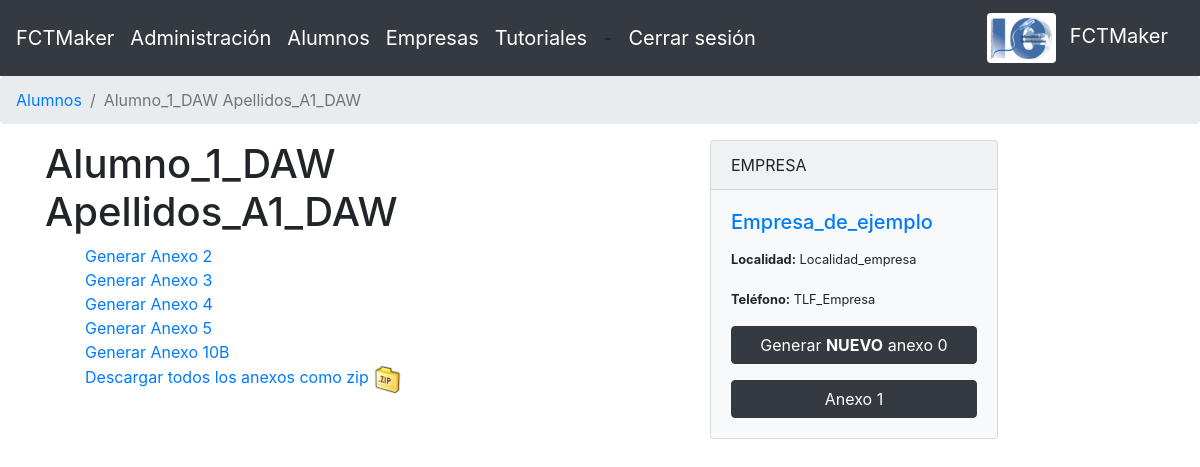
Screenshot of /fct/historico/1/ (signed in) with the database file from the repository.
### fct/models.py (models this page shows, shortened)
@python_2_unicode_compatible
class Historico_Alumno_Curso(models.Model):
    alumno = models.ForeignKey(Alumno,null=True, on_delete=models.PROTECT)
    curso = models.ForeignKey(Curso,null=True, on_delete=models.PROTECT)
    empresa = models.ForeignKey(Datos_Empresa,null=True, on_delete=models.PROTECT)

@python_2_unicode_compatible
class Alumno(models.Model):
    nombre_alumno = models.CharField(max_length=200)
    apellidos_alumno = models.CharField(max_length=200)
    dni_alumno = models.CharField(max_length=20)
    correo_alumno = models.CharField(max_length=60)

@python_2_unicode_compatible
class Datos_Empresa(models.Model):
    numero_convenio = models.CharField(max_length=200)
    fecha_convenio =  models.DateField('Fecha firma convenio', default=now, blank=True )
    nombre_representante = models.CharField(max_length=200)
    apellidos_representante = models.CharField(max_length=200)
    nombre_tutor_empresa = models.CharField(max_length=200)
    apellidos_tutor_empresa = models.CharField(max_length=200)
    dni_representante = models.CharField(max_length=20)
    nombre_empresa = models.CharField(max_length=200)
    localidad_empresa = models.CharField(max_length=200)
    provincia_empresa = models.CharField(max_length=200)
    calle_empresa = models.CharField(max_length=250)
    cod_postal_empresa = models.CharField(max_length=200)
    cif_empresa = models.CharField(max_length=50)
    telefono_empresa = models.CharField(max_length=50)
    fax_empresa = models.CharField(max_length=50)
    correo_empresa = models.CharField(max_length=200)
    horario_empresa = models.CharField(max_length=250, default='No hay información disponible')

### fct/views.py (the view)
# urls.py: url(r'^historico/(?P<historico_id>[0-9]+)/$',views.historico_detalles, name='detalles_historico') ,
def historico_detalles(request, historico_id):
    historico = get_object_or_404(Historico_Alumno_Curso, pk=historico_id)
    context= {'historico':historico}
    return render(request, 'fct/historico/detallesHistorico.html', context)

### fct/templates/fct/historico/detallesHistorico.html
{% extends 'base/base.html' %}
{% load static %}
{% block content%}
    {% if not user.is_superuser %}
        {%  include 'base/needLoginSuperUser.html' %}
    {%  else %}
        <nav aria-label="breadcrumb">
            <ol class="breadcrumb">
                <li class="breadcrumb-item active"><a href="/fct/">Alumnos</a></li>
                <li class="breadcrumb-item active" aria-current="page">{{ historico.alumno.nombre_alumno }} {{ historico.alumno.apellidos_alumno }}</li>
            </ol>
        </nav>
        <div class="container">
        <div class="row">
            <div class="col-6">
                <h1 class="" >{{ historico.alumno.nombre_alumno }} {{ historico.alumno.apellidos_alumno }}</h1>
                <ul class="listaDetallesAlumno">
                    <li><a href="/fct/historico/{{ historico.id }}/anexo2">Generar Anexo 2</a></li>
                    <li><a href="/fct/historico/{{ historico.id }}/anexo3">Generar Anexo 3</a></li>
                    <li><a href="/fct/historico/{{ historico.id }}/anexo4">Generar Anexo 4</a></li>
                    <li><a href="/fct/historico/{{ historico.id }}/anexo5">Generar Anexo 5</a></li>
                    <li><a href="/fct/historico/{{ historico.id }}/anexo10B">Generar Anexo 10B</a></li>
                    <li><a href="/fct/historico/{{ historico.id }}/completo">Descargar todos los anexos como zip <img style="width:30px;" src="{% static 'Images/Icons/folder_zip.png' %}"></a></li>
                </ul>
            </div>
            <div class="col-4 offset-md-1">
                <div class="card bg-light mb-3" style="max-width: 18rem;">
                    <div class="card-header">EMPRESA</div>
                    <div class="card-body">
                        <a href="/fct/empresa/{{ historico.empresa.id }}">
                            <h5 class="card-title">{{ historico.empresa.nombre_empresa }}</h5>
                        </a>
                        <p class="card-text">
                            <small><strong>Localidad:</strong> {{ historico.empresa.localidad_empresa }}</small>
                        </p>
                        <p class="card-text">
                            <small><strong>Teléfono:</strong> {{ historico.empresa.telefono_empresa }}</small>
                        </p>
                        <p>
                            <a class="btn btn-dark w-100" href="/fct/empresa/{{ historico.empresa.id }}/anexo0">Generar <b>NUEVO</b>  anexo 0</a><br>
                        </p>
                        <a class="btn btn-dark w-100" href="/fct/historico/{{ historico.id }}/anexo1">Anexo 1</a>
                    </div>
                </div>
            </div>
        </div>
        </div>
    {%  endif %}
{% endblock %}

### fct/static/fct/style.css (style rules this page uses)
body { margin: 0px;!important; }
.listaDetallesAlumno { list-style: none; }

### rows the page displays
Historico_Alumno_Curso: alumno.nombre_alumno "Alumno_1_DAW", alumno.apellidos_alumno "Apellidos_A1_DAW", empresa.nombre_empresa "Empresa_de_ejemplo", empresa.localidad_empresa "Localidad_empresa", empresa.telefono_empresa "TLF_Empresa"
